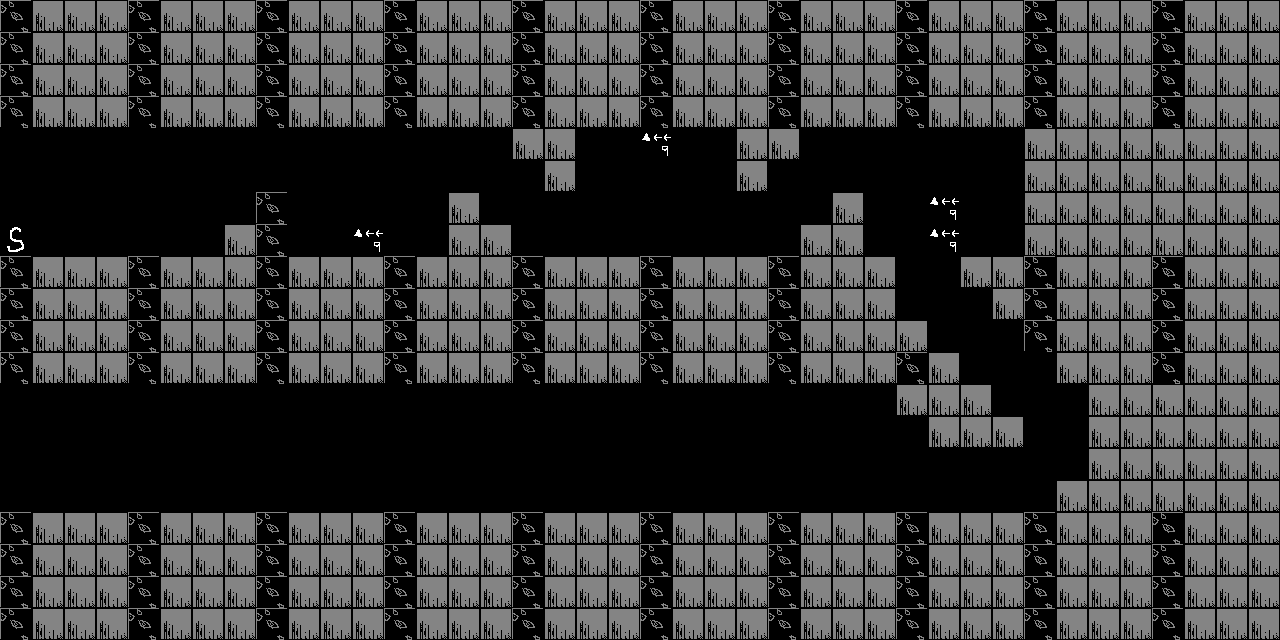

Rendered tile map (Tiled .tmx) drawn with the repository's tilesets; below, a short description and the map source with its tile grids summarised:
An orthogonal 40x20 tile map with 32x32 px tiles, 2 tile layers (ground, chara).

<map version="1.0" orientation="orthogonal" width="40" height="20" tilewidth="32" tileheight="32">
 <tileset firstgid="1" name="map" tilewidth="32" tileheight="32">
  <image source="map.png" trans="ff00ff" width="256" height="256" />
  <terraintypes>
   <terrain name="�������Ϸ�" tile="-1" />
  </terraintypes>
 </tileset>
 <layer name="ground" width="40" height="20">
  <data>[800 cells, 547 non-empty, 2 distinct tile ids]</data>
 </layer>
 <layer name="chara" width="40" height="20">
  <data>[800 cells, 5 non-empty, 2 distinct tile ids]</data>
 </layer>
</map>
